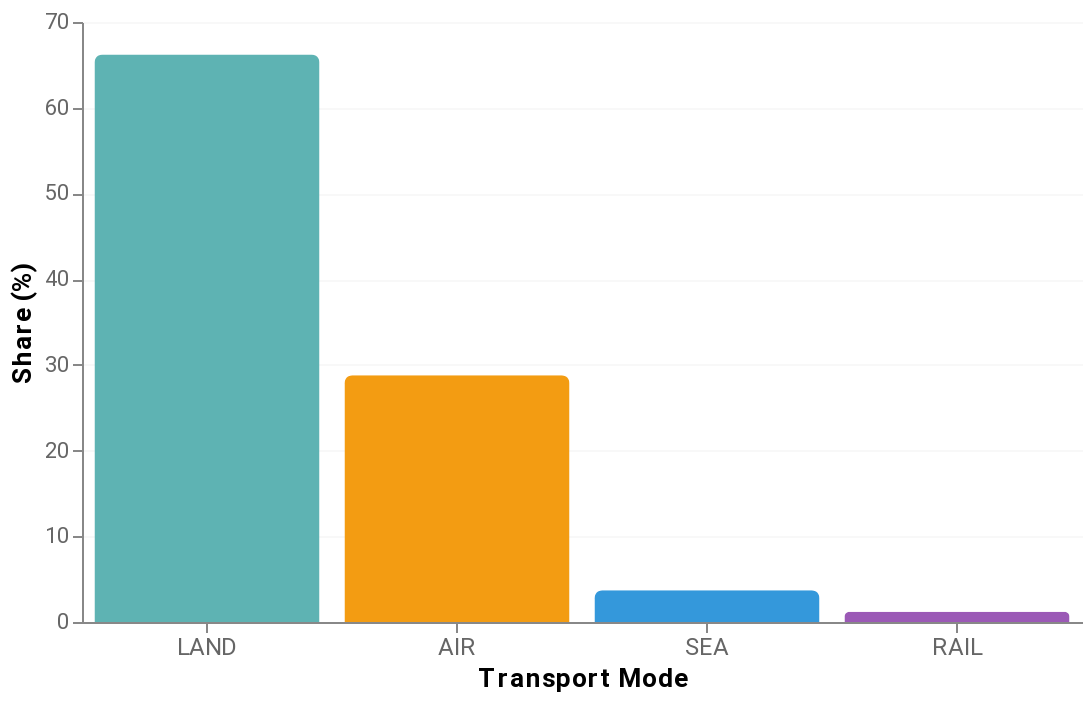

Source (Vega-Lite JSON):
### Vega-Lite specification from a JSON file in a GitHub repository (floating-point values rounded to 4 significant figures)
{"$schema": "https://vega.github.io/schema/vega-lite/v5.json", "width": 500, "height": 300, "data": {"values": [{"Category": "Visitors", "Transport_Mode": "LAND", "Share_pct": 66.2}, {"Category": "Visitors", "Transport_Mode": "AIR", "Share_pct": 28.8}, {"Category": "Visitors", "Transport_Mode": "SEA", "Share_pct": 3.7}, {"Category": "Visitors", "Transport_Mode": "RAIL", "Share_pct": 1.2}, {"Category": "Tourists", "Transport_Mode": "LAND", "Share_pct": 50.3}, {"Category": "Tourists", "Transport_Mode": "AIR", "Share_pct": 42.9}, {"Category": "Tourists", "Transport_Mode": "SEA", "Share_pct": 5.8}, {"Category": "Tourists", "Transport_Mode": "RAIL", "Share_pct": 1.0}, {"Category": "Excursionists", "Transport_Mode": "LAND", "Share_pct": 92.7}, {"Category": "Excursionists", "Transport_Mode": "AIR", "Share_pct": 5.3}, {"Category": "Excursionists", "Transport_Mode": "SEA", "Share_pct": 0.4}, {"Category": "Excursionists", "Transport_Mode": "RAIL", "Share_pct": 1.6}]}, "transform": [{"filter": "datum.Category == 'Visitors'"}], "mark": {"type": "bar", "tooltip": true, "cornerRadiusEnd": 4}, "encoding": {"x": {"field": "Transport_Mode", "type": "nominal", "title": "Transport Mode", "axis": {"labelAngle": 0, "labelFontSize": 12, "titleFontSize": 13, "titleFontWeight": 600, "labelColor": "#666"}, "sort": "-y"}, "y": {"field": "Share_pct", "type": "quantitative", "title": "Share (%)", "axis": {"grid": true, "gridOpacity": 0.2, "labelFontSize": 11, "titleFontSize": 13, "titleFontWeight": 600, "labelColor": "#666"}}, "color": {"field": "Transport_Mode", "type": "nominal", "scale": {"domain": ["LAND", "AIR", "SEA", "RAIL"], "range": ["#5EB3B3", "#f39c12", "#3498db", "#9b59b6"]}, "legend": null}, "tooltip": [{"field": "Transport_Mode", "type": "nominal", "title": "Transport Mode"}, {"field": "Share_pct", "type": "quantitative", "title": "Share %", "format": ".1f"}, {"field": "Category", "type": "nominal", "title": "Category"}]}, "config": {"view": {"stroke": null}, "axis": {"labelFont": "Roboto, Arial, sans-serif", "titleFont": "Roboto, Arial, sans-serif"}}}
